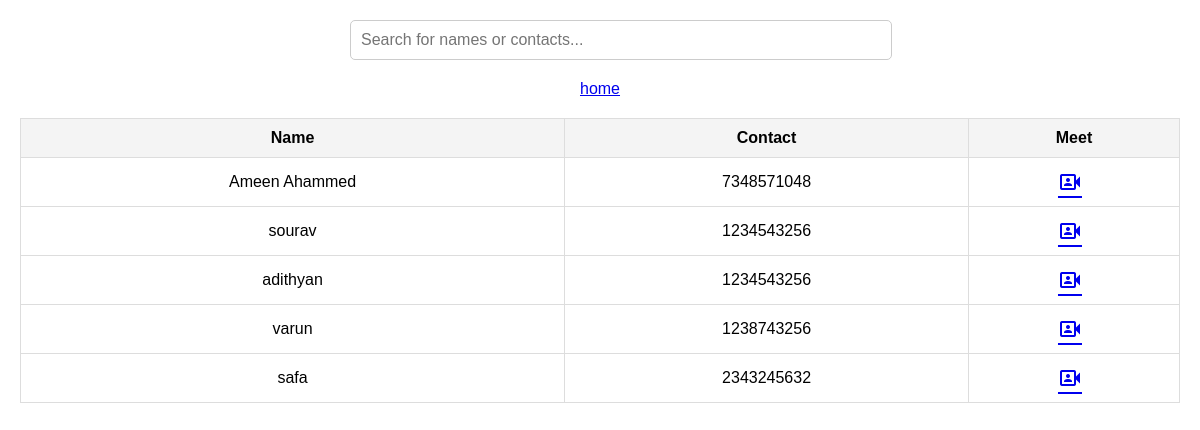
Screenshot of /meetings/ with the database file from the repository.
### signapp/models.py (models this page shows)
class user_reg(models.Model):
  Name=models.CharField(max_length=100)
  Gender=models.CharField(max_length=50)
  Contact=models.CharField(max_length=15)
  userid=models.ForeignKey(user_log,on_delete=models.CASCADE)

### signapp/views.py (the view)
# urls.py: path('meetings/',views.meetings,name="meetings"),
def meetings(request):
    current_user = request.session.get('user_id')
    users = user_reg.objects.exclude(id=current_user)
    return render(request, 'meetings.html', {'users': users})

### signapp/templates/meetings.html (shortened to what this page needs)
<!DOCTYPE html>
<html lang="en">
<head>
</head>
<body>
    <div class="search-container">
        <input type="text" id="searchBar" onkeyup="searchTable()" placeholder="Search for names or contacts...">
    </div>
    <div>
        <a id="id" href="{% url 'user_in' %}">home</a>
    </div>
    <table>
        <thead>
            <tr>
                <th>Name</th>
                <th>Contact</th>
                <th>Meet</th>
            </tr>
        </thead>
        <tbody>
            {% for user in users %}
            <tr>
                <td>{{user.Name}}</td>
                <td>{{user.Contact}}</td>
                <td><a class="icon" href="{% url 'video' %}">video_camera_front</a></td>
            </tr>
            {% endfor %}
        </tbody>
    </table>
</body>
</html>

### signapp/templates/meetings.html (style rules this page uses)
body { font-family: Arial, sans-serif; margin: 20px; text-align: center; }
table { width: 100%; border-collapse: collapse; margin-top: 20px; }
th, td { border: 1px solid #ddd; padding: 10px; text-align: center; }
th { background-color: #f4f4f4; position: relative; }
.icon { font-family: "Material Symbols Outlined"; font-size: 24px; vertical-align: middle; margin-right: 8px; }
.search-container { position: relative; display: inline-block; width: 100%; max-width: 500px; }
#searchBar { width: 100%; padding: 10px; margin-bottom: 20px; font-size: 16px; padding-right: 30px; border: 1px solid #ccc; border-radius: 5px; }

### rows the page displays
user_reg: Name "Ameen Ahammed", Contact "7348571048"
user_reg: Name "sourav", Contact "1234543256"
user_reg: Name "adithyan", Contact "1234543256"
user_reg: Name "varun", Contact "1238743256"
user_reg: Name "safa", Contact "2343245632"
